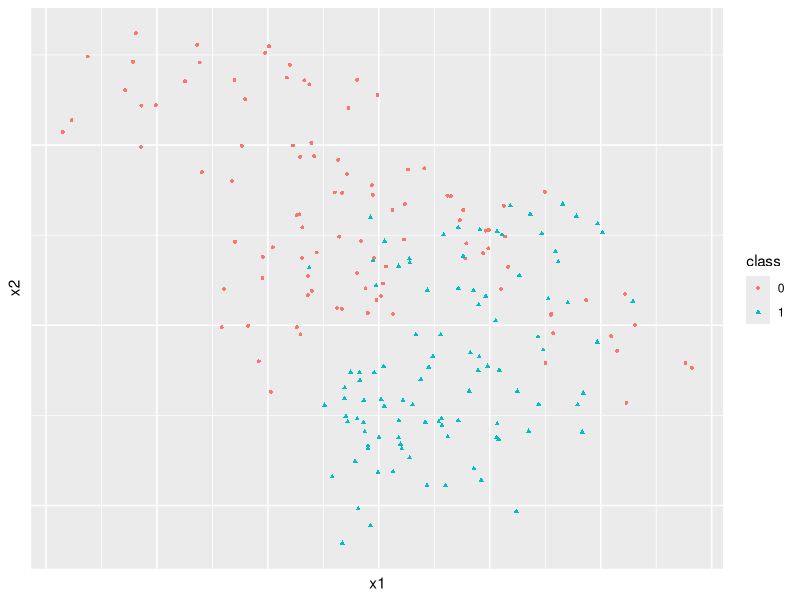
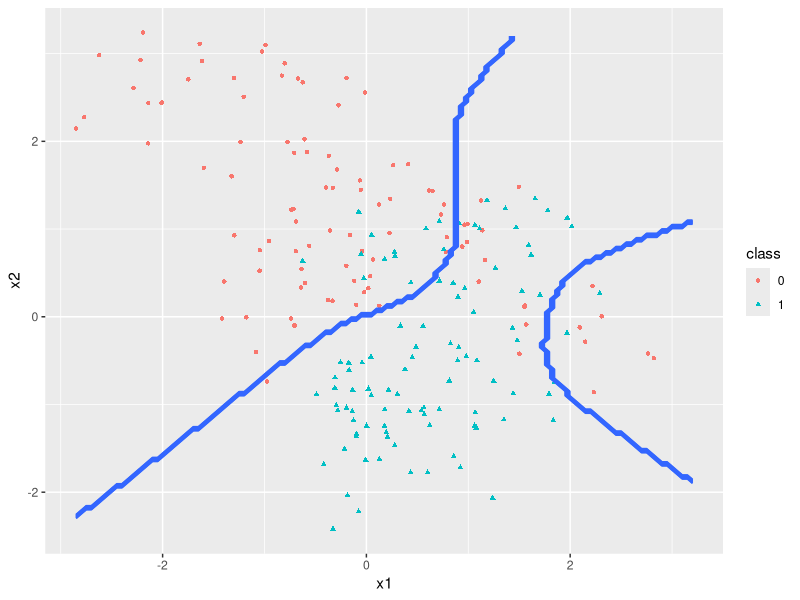

These charts were generated, in order, by the following R code:
# This experiment aims at demonstrating how we can simulate data from a mixture
# Gaussian distribution for bechmarking purposes, such as measuring the performance
# of error estimator methods like cross-validation, bootstrap empirically.
# In this experiment, we first sample 10 means for each class 0, 1 from two Gaussian
# distributions. From each set of 10 means, we perform another sampling in which
# we randomly draw 100 observations by (1) randomly selecting 1 in 10 above 
# means, and (2) generate a bivariate Gaussian distribution with the selected mean 
# and the covariance matrix I/5 (2x2).
#
# After generating the data, we perform a grid search to plot the Bayes decision boundary
# After that, we generate 100 000 observations to compute the Bayes error rate of
# the optimal Bayesian classifier. The Bayes error rate is optimal, thus, the error 
# rate of another classifiers are just higher or equal this error rate.
################################################################################
# Load library
################################################################################
library(MASS) #mvrnorm
library(ggplot2) #plot

set.seed(123)
################################################################################
# Simulate data
################################################################################
# Draw 10 means for each class from a bivariate Gaussian distribution with 
# mu_0 = (0, 1) and mu_1 = (1, 0), and sigma_0 = sigma_1 = I (2x2)
sigma <- diag(2) #identity matrix 2x2
mu_sample_0 <- mvrnorm(n = 10, mu = c(0, 1), Sigma = sigma) #class 0
mu_sample_1 <- mvrnorm(n = 10, mu = c(1, 0), Sigma = sigma) #class 1 

# For each class, we draw 100 observations by (1) randomly selecting 1 in 10 above 
# means, and (2) generate a bivariate Gaussian distribution with the selected mean 
# and the covariance matrix I/5 (2x2).
generate_obs <- function(class_means, class_name, size, sigma) {
  sample_idx <- sample(1:10, size = size, replace = T) #randomly select the index
  sample_means <- class_means[sample_idx, ] #get the corresponding means by index
  obs <- t(apply(sample_means, 1, function(x) mvrnorm(n = 1, mu = x, Sigma = sigma)))
  obs <- cbind(obs, c(class_name)) #add class name to df
  obs <- as.data.frame(obs)
  names(obs) <- c("x1", "x2", "class")
  return (obs)
}

data_sample_0 <- generate_obs(mu_sample_0, class_name = 0, size = 100, #class 0
                              sigma = sigma/5)
data_sample_1 <- generate_obs(mu_sample_1, class_name = 1, size = 100, #class 1
                              sigma = sigma/5)
dt <- rbind(data_sample_0, data_sample_1) 
dt$class <- as.factor(as.character(dt$class))

# Plot
ggplot(data = dt, mapping = aes(x = x1, y = x2, colour = class, shape = class)) +
  geom_point(size = 1.0) +
  theme(axis.text = element_blank(),
        axis.ticks = element_blank())

################################################################################
# Construct the Bayes decision boundary
################################################################################
# Calculate P(x_i|y = 1) - P(x_i|y = 0)
range_of_x <- c(min(dt[, 1:2]), max(dt[, 1:2]))
points <- seq(range_of_x[1], range_of_x[2], 0.05)
grid <- expand.grid(points, points) # define a grid that covers the plot
err_vect <- vector() # vector that accumulates P(x_i|y = 1) - P(x_i|y = 0)

grid <- as.matrix(grid) 
for (i in 1:nrow(grid)) {
  x <- grid[i, ]
  x_err_0 <- 0
  x_err_1 <- 0
  for (j in 1:10) {
    m_0 <- mu_sample_0[j, ]
    x_err_0 <- x_err_0 + exp(-0.5 * t(x - m_0) %*% solve(sigma/5) %*% (x - m_0))
  }
  for (j in 1:10) {
    m_1 <- mu_sample_1[j, ]
    x_err_1 <- x_err_1 + exp(-0.5 * t(x - m_1) %*% solve(sigma/5) %*% (x - m_1))
  }
  x_err <- x_err_0 - x_err_1 
  err_vect <- c(err_vect, x_err)
}

grid <- as.data.frame(grid) #convert to df to store results
grid$prob <- err_vect # P(x_i|y = 0) - P(x_i|y = 1)
pred <- ifelse(grid$prob >= 0, 0, 1) # predict by following bayesian decision rule
grid$pred <- pred # add predicted class to df

ggplot() +
  geom_point(data = dt, mapping = aes(x = x1, y = x2, colour = class, shape = class), size = 1.2) +
  geom_contour(data = grid, mapping = aes(x = Var1, y = Var2, z = pred), size = 0.6)

################################################################################
# Compute the Bayes error rate
################################################################################
# Generate data
dt_0 <- generate_obs(mu_sample_0, class_name = 0, size = 50000, #class 0
                     sigma = sigma/5)
dt_1 <- generate_obs(mu_sample_1, class_name = 1, size = 50000, #class 0
                     sigma = sigma/5)
dt <- rbind(dt_0, dt_1)
head(dt)
summary(dt)

# Function to compute P(x_i|y = 0) - P(x_i|y = 1)
compute_prob <- function(dt, mean_0, mean_1, sigma_1, sigma_2){
  dt <- as.matrix(dt)
  prob <- vector()
  for (i in 1:nrow(dt)) {
    x <- dt[i, 1:2] #get observation
    x_prob_0 <- 0 #P(x_i|y = 0)
    x_prob_1 <- 0 #P(x_i|y = 1)
    
    for (j in 1:10) { # class 0
      m_0 <- mu_sample_0[j, ]
      x_prob_0 <- x_prob_0 + exp(-0.5 * t(x - m_0) %*% solve(diag(2)/5) %*% (x - m_0))
    }
    for (j in 1:10) { #class 1
      m_1 <- mu_sample_1[j, ]
      x_prob_1 <- x_prob_1 + exp(-0.5 * t(x - m_1) %*% solve(diag(2)/5) %*% (x - m_1))
    }
    x_prob <- x_prob_0 - x_prob_1 #P(x_i|y = 0) - #P(x_i|y = 1)
    prob <- c(prob, x_prob)
  }
  return (prob)
}

dt$prob <- compute_prob(dt, mu_sample_0, mu_sample_1)
pred <- ifelse(dt$prob >= 0, 0, 1) # predict by following bayesian decision rule
dt$pred <- pred # add predicted class to df
bayes_err <- mean(dt$pred != dt$class)
paste("Bayes error rate: ", bayes_err)